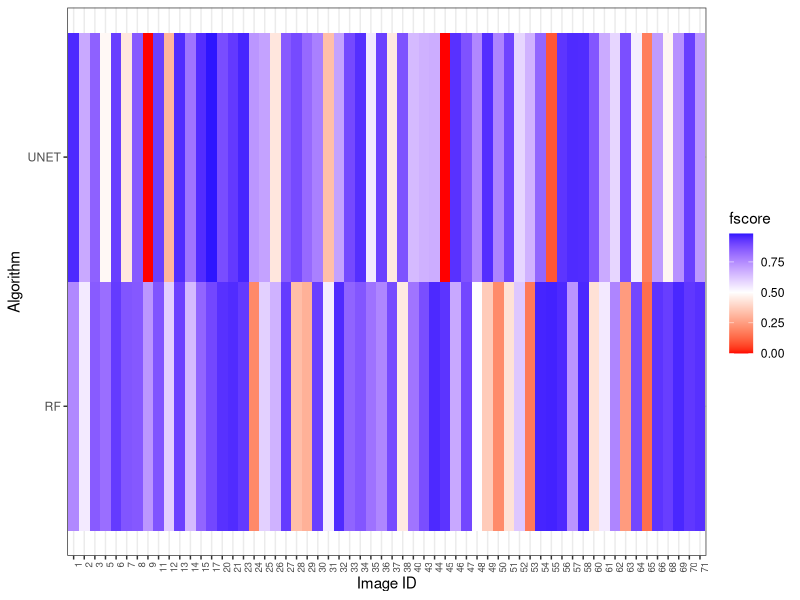
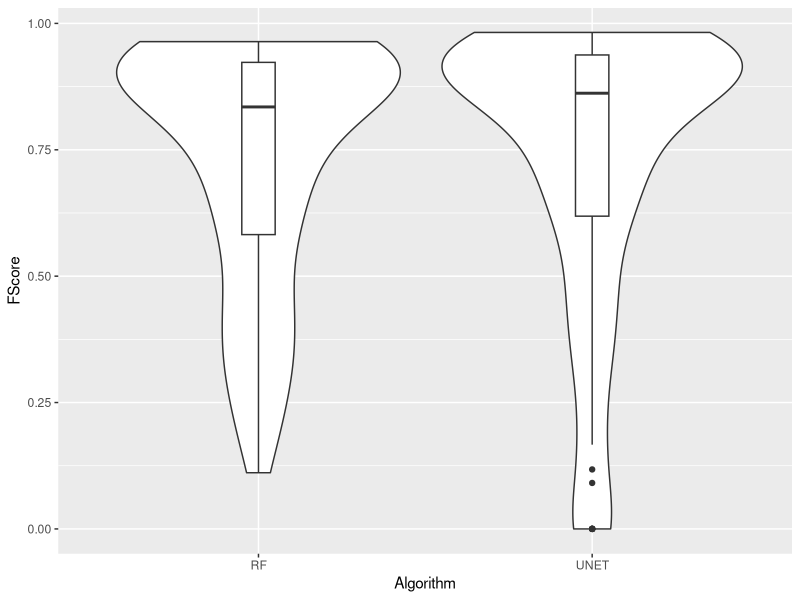
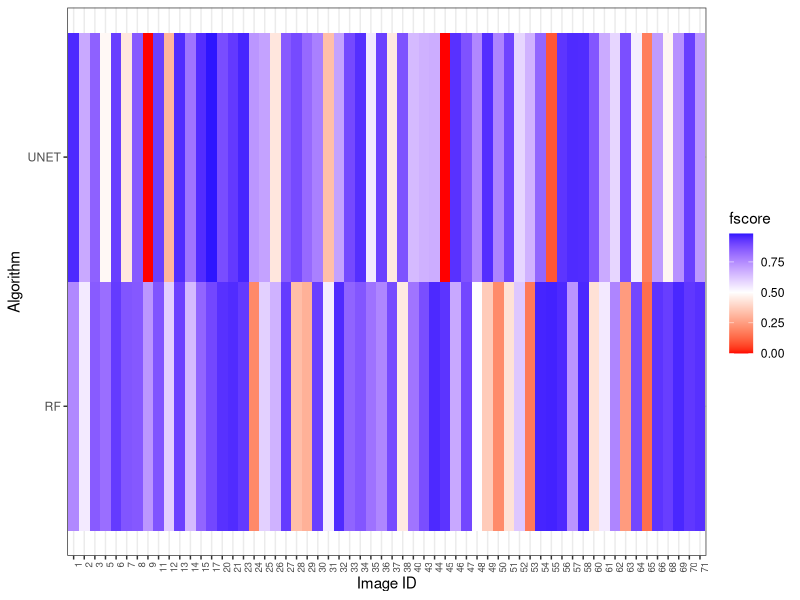

R code for these plots, in order:
# ----------------------------------------------------------
install.packages('ggplot2')
install.packages('reshape2')
# ----------------------------------------------------------

set.seed(42)


library(ggplot2)
library(reshape2)

# ----------------------------------------------------------
# Reading data
# ----------------------------------------------------------

rf.df   = read.csv("results/RandomForest_f1_scores.csv") 
unet.df = read.csv("results/Unet_f1_scores.csv")

# ----------------------------------------------------------
# Organize data RF data
# ----------------------------------------------------------

run1 = rf.df[,1:2]
run2 = rf.df[,3:4]
run3 = rf.df[,5:6]
run4 = rf.df[,7:8]
run5 = rf.df[,9:10]

run1$run = 1 
run2$run = 2 
run3$run = 3 
run4$run = 4 
run5$run = 5 

colnames(run1) = c("fscore", "id", "run")
colnames(run2) = c("fscore", "id", "run")
colnames(run3) = c("fscore", "id", "run")
colnames(run4) = c("fscore", "id", "run")
colnames(run5) = c("fscore", "id", "run")

rf.full = rbind(run1, run2, run3, run4, run5)

#removing png extension
rf.full$id = as.numeric(gsub(rf.full$id, pattern = ".png", replacement = ""))
rf.full$algo = "RF"

# ----------------------------------------------------------
# Organize data UNET data
# ----------------------------------------------------------

unet.run1 = unet.df[,1:2]
unet.run2 = unet.df[,3:4]
unet.run3 = unet.df[,5:6]
unet.run4 = unet.df[,7:8]
unet.run5 = unet.df[,9:10]

unet.run1$run = 1 
unet.run2$run = 2 
unet.run3$run = 3 
unet.run4$run = 4 
unet.run5$run = 5 

colnames(unet.run1) = c("fscore", "id", "run")
colnames(unet.run2) = c("fscore", "id", "run")
colnames(unet.run3) = c("fscore", "id", "run")
colnames(unet.run4) = c("fscore", "id", "run")
colnames(unet.run5) = c("fscore", "id", "run")

unet.full = rbind(unet.run1, unet.run2, unet.run3, unet.run4, unet.run5)

#removing png extension
unet.full$id = as.numeric(gsub(unet.full$id, pattern = ".png", replacement = ""))
unet.full$algo = "UNET"

# ----------------------------------------------------------
# Violin + Boxplot
# ----------------------------------------------------------

df.complete = rbind(rf.full, unet.full)

# g = ggplot(df.complete, aes(x = algo, y = fscore, group = algo))
# g = g + geom_boxplot()
# g 

g = ggplot(df.complete, aes(x = algo, y = fscore, group = algo))
g = g + geom_violin() + geom_boxplot(width=0.1)
g = g + labs(x = "Algorithm", y = "FScore")
# g 
ggsave(g, filename = "violinPlot.pdf", width = 3.54, heigth = 2.75)
# Saving 3.54 x 2.75 in image


# ----------------------------------------------------------
# Wilcoxon test - paired test
# ----------------------------------------------------------

# ordering by image id
rf.full   = rf.full[order(as.numeric(rf.full$id)),]
unet.full = unet.full[order(as.numeric(unet.full$id)),]

obj = wilcox.test(x = rf.full$fscore, y = unet.full$fscore, paired = TRUE, conf.level = 0.95)

print(obj$p.value)
if(obj$p.value < 0.05) {
	cat("There is statistical difference between the methods!")
} else {
	cat("There is no statistical difference between the methods!")
}

# ----------------------------------------------------------
# Heatmap
# ----------------------------------------------------------

# agregate by image (mean fscore)
# sort from best to worst

# ------------
# RF
# ------------

rf.ids = unique(rf.full$id)
aux.rf = lapply(rf.ids, function(id) {
	# print(id)
	sel = rf.full[which(rf.full$id == id),]
	return(mean(sel$fscore))
})

rf.avg = data.frame(cbind(rf.ids, unlist(aux.rf)))
colnames(rf.avg) = c("id", "fscore")
rf.avg = rf.avg[order(rf.avg$fscore),]

# ------------
# UNET
# ------------

unet.ids = unique(unet.full$id)
aux.unet = lapply(unet.ids, function(id) {
	# print(id)
	sel = unet.full[which(unet.full$id == id),]
	return(mean(sel$fscore))
})

unet.avg = data.frame(cbind(unet.ids, unlist(aux.unet)))
colnames(unet.avg) = c("id", "fscore")
unet.avg = unet.avg[order(unet.avg$fscore),]

# ------------
# ------------

scoresByImage = cbind(rf.avg, unet.avg)
colnames(scoresByImage) = c("RF.id", "RF.fscore", "Unet.id", "Unet.fscore")
write.csv(scoresByImage, "./scoresByImage.csv")


# 12 images with fscore < 0.5
print(scoresByImage[1:12,])

# ------------
# heatmp
# ------------

rf.avg$algo   = "RF"
unet.avg$algo = "UNET"

rf.avg$id   = as.factor(rf.avg$id)
unet.avg$id = as.factor(unet.avg$id)


df.avg = rbind(rf.avg, unet.avg)

g2 = ggplot(df.avg, aes(x = id, y = algo, fill = fscore))
g2 = g2 + geom_tile() + theme_bw()
g2 = g2 + scale_fill_gradient2(low = "red", high = "blue", mid = "white", 
	midpoint = 0.5, na.value = "grey50")
g2 = g2 +theme(axis.text.x=element_text(size=7))
g2 = g2 + theme(axis.text.x=element_text(angle = 90, hjust = 1))
g2 = g2 + labs(x = "Image ID", y = "Algorithm")
g2 
ggsave(g2,filename = "predictionsPlot.pdf", width = 6.87, heigth = 1.92)
# Saving 6.87 x 1.92 in image
# g3 + scale_x_discrete(guide = guide_axis(n.dodge = 2))

# ----------------------------------------------------------
# ----------------------------------------------------------
